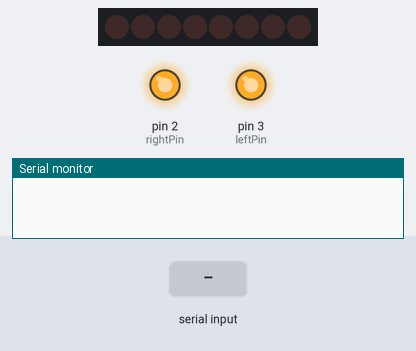
Recording of a sketch running on a simulated Arduino Uno, built with avr-gcc and run on an emulated ATmega328P. Parts: 8 shift-register outputs drawn as a row of LEDs (first output left, lit = HIGH), output pins drawn as LEDs (lit = HIGH), the last lines printed to the serial monitor. Wiring (inferred from the names in the program): shift register (74HC595): data pin 13; shift clock pin 11; latch pin 12. Wiring (inferred from the signals the program sends): row of LEDs: on Q0, Q1, Q2, Q3, Q4, Q5, Q6, Q7. Inputs (shaded band) come from the test bench. Pins used as bus, display or sensor lines are not drawn.

Above: at 1.2 s.
1.3 s: "left" received over Serial
At 2.45 s:
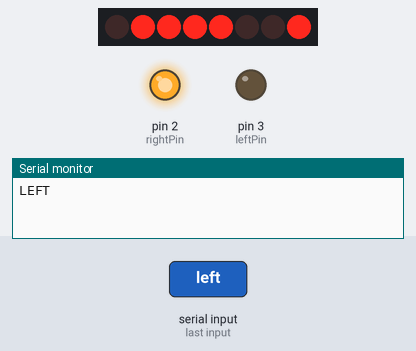
4.3 s: "right" received over Serial
At 4.3 s:
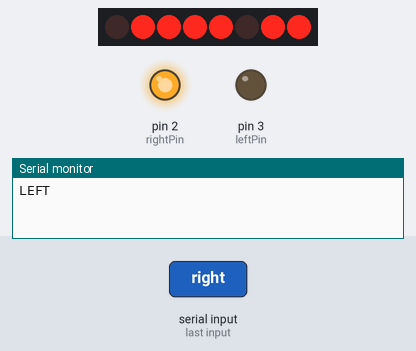
7.3 s: "double" received over Serial
At 7.3 s:
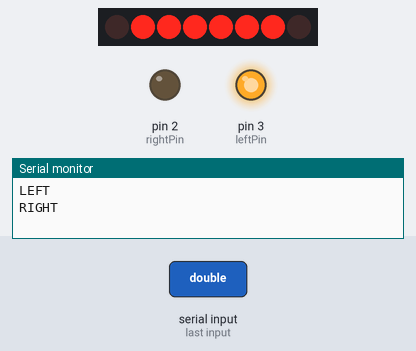
10.3 s: "nosignal" received over Serial
At 12.5 s:
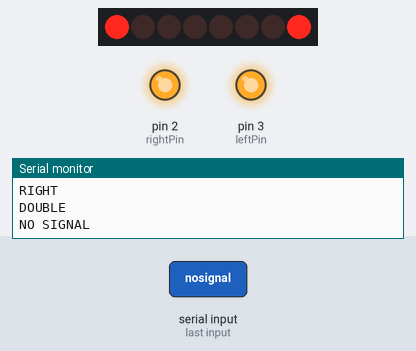
12.8 s: "left" received over Serial
At 13.95 s:
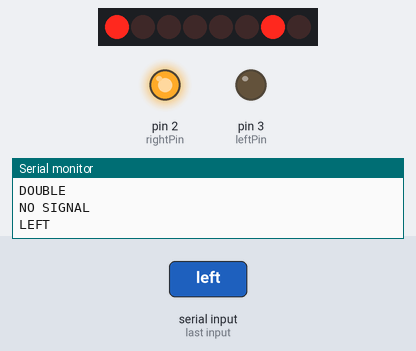
15.8 s: "1" received over Serial
At 15.8 s:
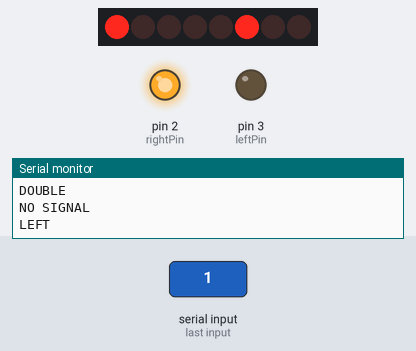
Timing chart, 0 to 19.8 s (numbered marks = the images above; inputs shaded):
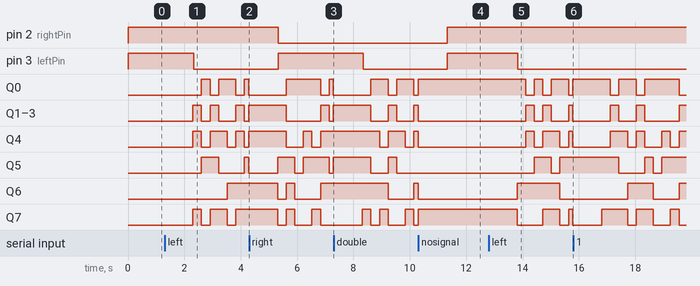

The sketch:

Kayan_Sinyal_74HC595.ino
```cpp
int latchPin = 12;
//Pin connected to SH_CP of 74HC595
int clockPin = 11;
////Pin connected to DS of 74HC595
int dataPin = 13;
int rightPin = 2;
int leftPin=3;
bool rightSignal,leftSignal;
// shift out lowbyte
int val;
bool zeroeff;
String mode;
void setup() {
  //set pins to output because they are addressed in the main loop
  pinMode(latchPin, OUTPUT);
  pinMode(clockPin, OUTPUT);
  pinMode(dataPin, OUTPUT);
  pinMode(leftPin,OUTPUT);
  pinMode(rightPin,OUTPUT);
Serial.begin(9600);
zeroeff=false;
leftSignal=false;
rightSignal=false;
digitalWrite(leftPin,HIGH);
digitalWrite(rightPin,HIGH);
val = 120;
}
//LSBFIRST(LOOP) or MSBFIRST(SINGLE)
void loop() {
  if(Serial.available()){
    mode = Serial.readString();
    if(mode == "nosignal"){
    Serial.println("NO SIGNAL");
        rightSignal=false;
    leftSignal=false;
  }
   else  if(mode=="left"){
      Serial.println("LEFT");
       if(!leftSignal){
             rightSignal=false;
      leftSignal=true;
    }
   }
    else if(mode=="right")
    {
       Serial.println("RIGHT");
       if(!rightSignal){
          leftSignal=false;
              rightSignal =true;
           }
    }
    else if(mode=="double"){
       Serial.println("DOUBLE");
       if(!rightSignal)
         rightSignal=true;
     if(!leftSignal)
     leftSignal=true;
    }
  }
    //ANİMASYON İÇİN SADECE FOR İÇERSİNDEKİ DELAY İLE VE J KOSULUYLA OYNA
if(rightSignal&&!leftSignal){
  Signal();
  digitalWrite(rightPin,LOW);//PNP TRANSİSTÖR KULLANDIM O YÜZDEN LOW İLE TETİKLENİYOR
  digitalWrite(leftPin,HIGH);
}
else if(leftSignal&&!rightSignal){
  Signal();
   digitalWrite(rightPin,HIGH);
  digitalWrite(leftPin,LOW);
}
 else if(leftSignal&&rightSignal){
  Signal();
   digitalWrite(rightPin,LOW);
  digitalWrite(leftPin,LOW);
}
else if(!leftSignal&&!rightSignal){
  digitalWrite(rightPin,HIGH);
  digitalWrite(leftPin,HIGH);
}
}
void Signal(){
if(val<140){
  val++;
    digitalWrite(latchPin, LOW);
    shiftOut(dataPin, clockPin, LSBFIRST,val);
    //return the latch pin high to signal chip that it
    //no longer needs to listen for information
    digitalWrite(latchPin, HIGH);
    //Serial.println(val);
    if(!zeroeff){
  delay(25);
    }
  else{
  delay(5);
  zeroeff=false;
    }
   }
  else if(val==140){
    val=120;
 zeroeff=true;
  }
}
```

Measured:
- after the input at 1.3 s, pin 3 (leftPin): HIGH → LOW after 1.0 s; Q0: goes HIGH 0.31 s, LOW 0.30 s, HIGH 0.61 s, LOW 0.30 s, HIGH 0.16 s, then LOW, starting after 1.3 s
- after the input at 4.3 s, pin 2 (rightPin): HIGH → LOW after 1.0 s; pin 3 (leftPin): LOW → HIGH after 1.0 s
- after the input at 7.3 s, pin 3 (leftPin): HIGH → LOW after 1.0 s
- after the input at 10.3 s, pin 2 (rightPin), pin 3 (leftPin): LOW → HIGH after 1.0 s
- after the input at 12.8 s, pin 3 (leftPin): HIGH → LOW after 1.0 s; Q0: goes LOW 0.30 s, HIGH 0.31 s, LOW 0.30 s, HIGH 0.61 s, LOW 0.15 s, then HIGH, starting after 1.3 s
